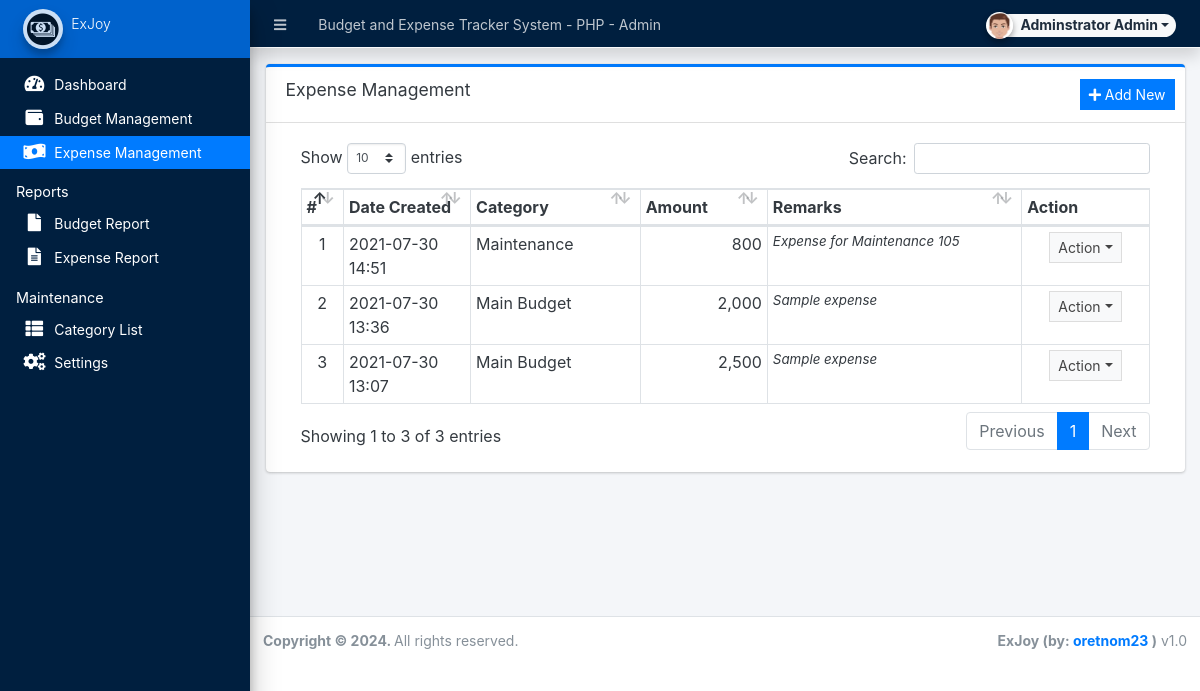
/admin/?page=expense (signed in), run on the app's committed database.
### tables this page shows
CREATE TABLE `running_balance` (
  `id` int(30) NOT NULL,
  `balance_type` tinyint(1) NOT NULL COMMENT '1=budget, 2=expense',
  `category_id` int(30) NOT NULL,
  `amount` float NOT NULL,
  `remarks` text NOT NULL,
  `user_id` text NOT NULL,
  `date_created` datetime NOT NULL DEFAULT current_timestamp(),
  `date_updated` datetime DEFAULT NULL ON UPDATE current_timestamp()
);

CREATE TABLE `categories` (
  `id` int(30) NOT NULL,
  `category` varchar(250) NOT NULL,
  `description` text DEFAULT NULL,
  `status` tinyint(1) NOT NULL DEFAULT 1,
  `balance` float NOT NULL DEFAULT 0,
  `date_created` datetime NOT NULL DEFAULT current_timestamp(),
  `date_updated` datetime DEFAULT NULL ON UPDATE current_timestamp()
);

### admin/expense/index.php (the view, shortened to what this page needs)
<div class="card card-outline card-primary">
	<div class="card-header">
		<h3 class="card-title">Expense Management</h3>
		<div class="card-tools">
			<a href="javascript:void(0)" id="manage_expense" class="btn btn-flat btn-sm btn-primary"><span class="fas fa-plus"></span>  Add New</a>
		</div>
	</div>
	<div class="card-body">
		<div class="container-fluid">
        <div class="container-fluid">
			<table class="table table-bordered table-stripped">
				<colgroup>
					<col width="5%">
					<col width="15%">
					<col width="20%">
					<col width="15%">
					<col width="30%">
					<col width="15%">
				</colgroup>
				<thead>
					<tr>
						<th>#</th>
						<th>Date Created</th>
						<th>Category</th>
						<th>Amount</th>
						<th>Remarks</th>
						<th>Action</th>
					</tr>
				</thead>
				<tbody>
					<?php
					$i = 1;
						$qry = $conn->query("SELECT r.*,c.category,c.balance from `running_balance` r inner join `categories` c on r.category_id = c.id where c.status= 1 and r.balance_type = 2 order by unix_timestamp(r.date_created) desc");
						while($row = $qry->fetch_assoc()):
							foreach($row as $k=> $v){
								$row[$k] = trim(stripslashes($v));
							}
                            $row['remarks'] = strip_tags(stripslashes(html_entity_decode($row['remarks'])));
					?>
						<tr>
							<td class="text-center"><?php echo $i++; ?></td>
							<td><?php echo date("Y-m-d H:i",strtotime($row['date_created'])) ?></td>
							<td><?php echo $row['category'] ?></td>
							<td ><p class="m-0 text-right"><?php echo number_format($row['amount']) ?></p></td>
							<td ><p class="m-0 truncate"><?php echo ($row['remarks']) ?></p></td>
							<td align="center">
								 <button type="button" class="btn btn-flat btn-default btn-sm dropdown-toggle dropdown-icon" data-toggle="dropdown">
				                  		Action
				                  </button>
							</td>
						</tr>
					<?php endwhile; ?>
				</tbody>
			</table>
		</div>
		</div>
	</div>
</div>

### data on the page
running_balance: date_created "2021-07-30 14:51", category.category "Maintenance", amount "800", remarks "Expense for Maintenance 105"
running_balance: date_created "2021-07-30 13:36", category.category "Main Budget", amount "2,000", remarks "Sample expense"
running_balance: date_created "2021-07-30 13:07", category.category "Main Budget", amount "2,500", remarks "Sample expense"

### other printed values
$_settings->info('name') "Budget and Expense Tracker System - PHP"
$_settings->userdata('firstname').' '.$_settings->userdata('lastname') "Adminstrator Admin"
$_settings->info('short_name') "ExJoy"
